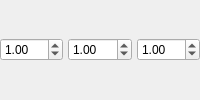
                <widget class="QFrame" name="frTerrainScale">
                 <layout class="QHBoxLayout" name="hlTerrainScale">
                  <property name="spacing">
                   <number>5</number>
                  </property>
                  <property name="leftMargin">
                   <number>0</number>
                  </property>
                  <property name="topMargin">
                   <number>0</number>
                  </property>
                  <property name="rightMargin">
                   <number>0</number>
                  </property>
                  <property name="bottomMargin">
                   <number>0</number>
                  </property>
                  <item>
                   <widget class="QDoubleSpinBox" name="dsTerrainScaleX">
                    <property name="sizePolicy">
                     <sizepolicy hsizetype="Ignored" vsizetype="Fixed">
                      <horstretch>0</horstretch>
                      <verstretch>0</verstretch>
                     </sizepolicy>
                    </property>
                    <property name="minimum">
                     <double>-1000000.000000000000000</double>
                    </property>
                    <property name="maximum">
                     <double>1000000.000000000000000</double>
                    </property>
                    <property name="value">
                     <double>1.000000000000000</double>
                    </property>
                   </widget>
                  </item>
                  <item>
                   <widget class="QDoubleSpinBox" name="dsTerrainScaleY">
                    <property name="sizePolicy">
                     <sizepolicy hsizetype="Ignored" vsizetype="Fixed">
                      <horstretch>0</horstretch>
                      <verstretch>0</verstretch>
                     </sizepolicy>
                    </property>
                    <property name="minimum">
                     <double>-1000000.000000000000000</double>
                    </property>
                    <property name="maximum">
                     <double>1000000.000000000000000</double>
                    </property>
                    <property name="value">
                     <double>1.000000000000000</double>
                    </property>
                   </widget>
                  </item>
                  <item>
                   <widget class="QDoubleSpinBox" name="dsTerrainScaleZ">
                    <property name="sizePolicy">
                     <sizepolicy hsizetype="Ignored" vsizetype="Fixed">
                      <horstretch>0</horstretch>
                      <verstretch>0</verstretch>
                     </sizepolicy>
                    </property>
                    <property name="minimum">
                     <double>-1000000.000000000000000</double>
                    </property>
                    <property name="maximum">
                     <double>1000000.000000000000000</double>
                    </property>
                    <property name="value">
                     <double>1.000000000000000</double>
                    </property>
                   </widget>
                  </item>
                 </layout>
                </widget>
